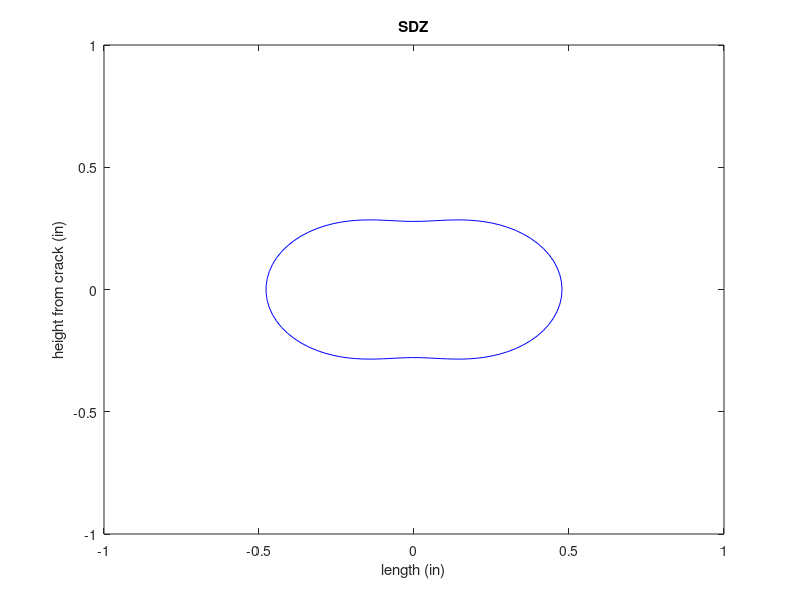

MATLAB code to generate this figure:
%%ME 511 Midterm Problem 2
%Nicole Thomas

clear all 
clc

% data_theta = zeros(0);
% data_r = zeros(0);
% theta = linspace(0,2*pi(),100);

data_x = zeros(0);
data_y = zeros(0);
theta = linspace(0,2*pi());

for i = 1:length(theta)
    normalized_r_y(i)=(6-(5/2)*(sin(theta(i)))^2)/(4*pi());
    x= normalized_r_y(i)*cos(theta(i));
    y = normalized_r_y(i)*sin(theta(i));
    data_x = [data_x; x];
    data_y = [data_y; y ];
%     data_theta = [data_theta; theta];
%     data_r = [data_r; normalized_r_y(i)];
%     
end

figure
plot(data_x,data_y,'b')
axis([-1 1 -1 1])
title('SDZ')
xlabel('length (in)') % x-axis label
ylabel('height from crack (in)') % y-axis label
